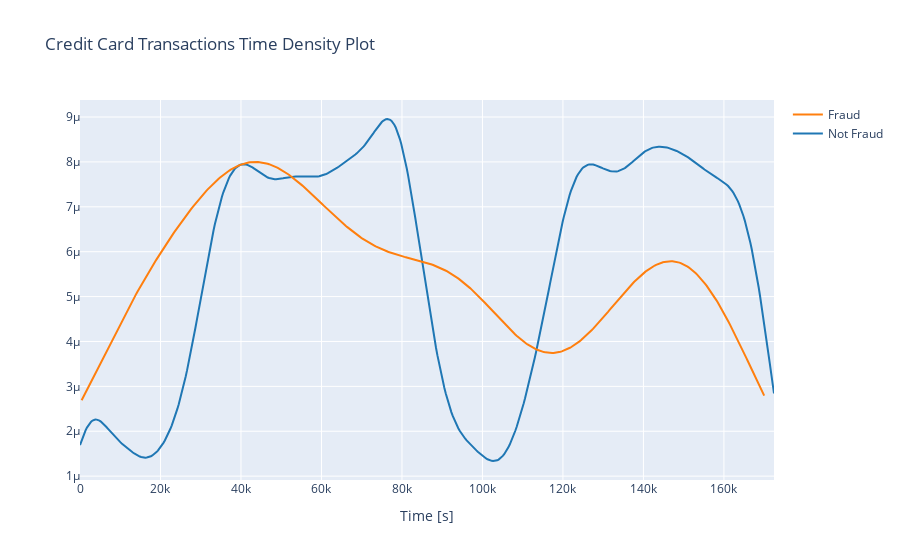

Notebook code cell kept with this figure:
### Markdown cell above
### Transaction in time

### Code cell
class_0 = credit_card.loc[credit_card['Class']==0]['Time']
class_1 = credit_card.loc[credit_card['Class']==1]['Time']

hist_data = [class_0, class_1]
group_labels = ['Not Fraud', 'Fraud']

fig = ff.create_distplot(hist_data, group_labels, show_hist=False, show_rug=False)
fig['layout'].update(title='Credit Card Transactions Time Density Plot', xaxis=dict(title='Time [s]'))
iplot(fig, filename='dist_only')

### Figure 1 — Plotly figure (JSON) as saved in the notebook; plotly's stock layout.template omitted (floating-point values rounded to 4 significant figures; data arrays with more than 128 entries replaced by an {"elided": "..."} marker saying what was removed)
{"data": [{"legendgroup": "Not Fraud", "marker": {"color": "rgb(31, 119, 180)"}, "mode": "lines", "name": "Not Fraud", "showlegend": true, "type": "scatter", "x": {"elided": "500 float values"}, "xaxis": "x", "y": {"elided": "500 float values"}, "yaxis": "y"}, {"legendgroup": "Fraud", "marker": {"color": "rgb(255, 127, 14)"}, "mode": "lines", "name": "Fraud", "showlegend": true, "type": "scatter", "x": {"elided": "500 float values"}, "xaxis": "x", "y": {"elided": "500 float values"}, "yaxis": "y"}], "layout": {"barmode": "overlay", "hovermode": "closest", "legend": {"traceorder": "reversed"}, "title": {"text": "Credit Card Transactions Time Density Plot"}, "xaxis": {"anchor": "y2", "domain": [0, 1], "title": {"text": "Time [s]"}, "zeroline": false}, "yaxis": {"anchor": "free", "domain": [0, 1], "position": 0}}}
